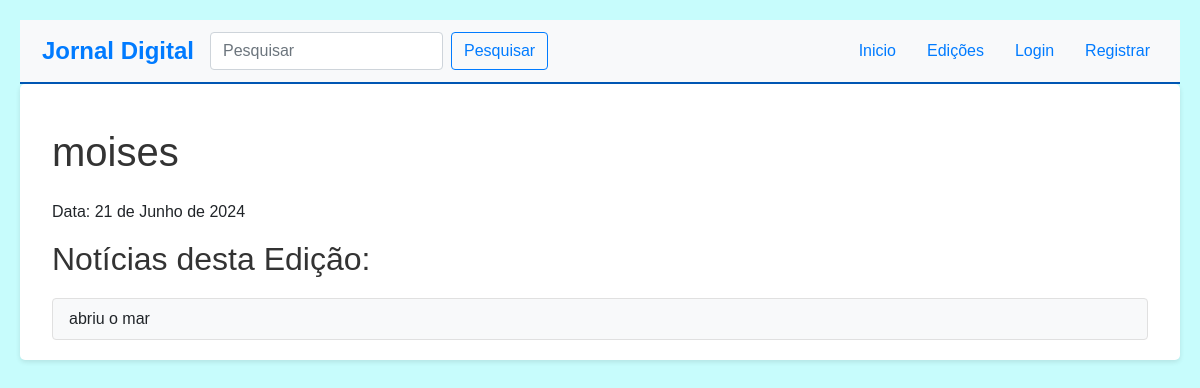
Screenshot of /jornaldigital/edicoes/1/ with the database file from the repository.
### JornalDigital/models.py (models this page shows, shortened)
class Edicao(models.Model):
    data = models.DateField()
    titulo = models.CharField(max_length=200)

class Noticia(models.Model):
    edicao = models.ForeignKey(Edicao, on_delete=models.CASCADE, related_name='noticias')
    titulo = models.CharField(max_length=200)
    conteudo = models.TextField()
    data_publicacao = models.DateTimeField(auto_now_add=True)
    autor = models.ForeignKey(User, on_delete=models.CASCADE)
    tags = models.ManyToManyField(Tag, related_name='noticias')

### JornalDigital/views.py (the view)
# urls.py: path('edicoes/<int:edicao_id>/', ExibirEdicaoView.as_view(), name='exibir_edicao'),
class ExibirEdicaoView(DetailView):
    model = Edicao
    template_name = 'JornalDigital/exibir_edicao.html'
    context_object_name = 'edicao'
    pk_url_kwarg = 'edicao_id'

### JornalDigital/templates/JornalDigital/exibir_edicao.html
{% extends './base.html' %}
{% block content %}
<div class="container mt-4">
    <h1 class="mb-4">{{ edicao.titulo }}</h1>
    <p>Data: {{ edicao.data }}</p>
    <h2>Notícias desta Edição:</h2>
    <div class="list-group">
    {% for noticia in edicao.noticias.all %}
        <a href="{% url 'exibir_noticia' noticia.id %}" class="list-group-item list-group-item-action">
            {{ noticia.titulo }}
        </a>
    {% empty %}
        <p>Nenhuma notícia disponível nesta edição.</p>
    {% endfor %}
    </div>
</div>
{% endblock %}

### static/JornalInterno/style.css (style rules this page uses)
body { background-color: #c7fcfc; font-family: Arial, sans-serif; padding: 20px; }
h1, h2 { color: #333333; margin-bottom: 15px; }
.list-group { margin-top: 20px; }
.list-group-item { background-color: #f8f9fa; border: 1px solid #e0e0e0; transition: background-color 0.3s, color 0.3s; }

### rows the page displays
Edicao: titulo "moises", data "21 de Junho de 2024"
Noticia: titulo "abriu o mar"
